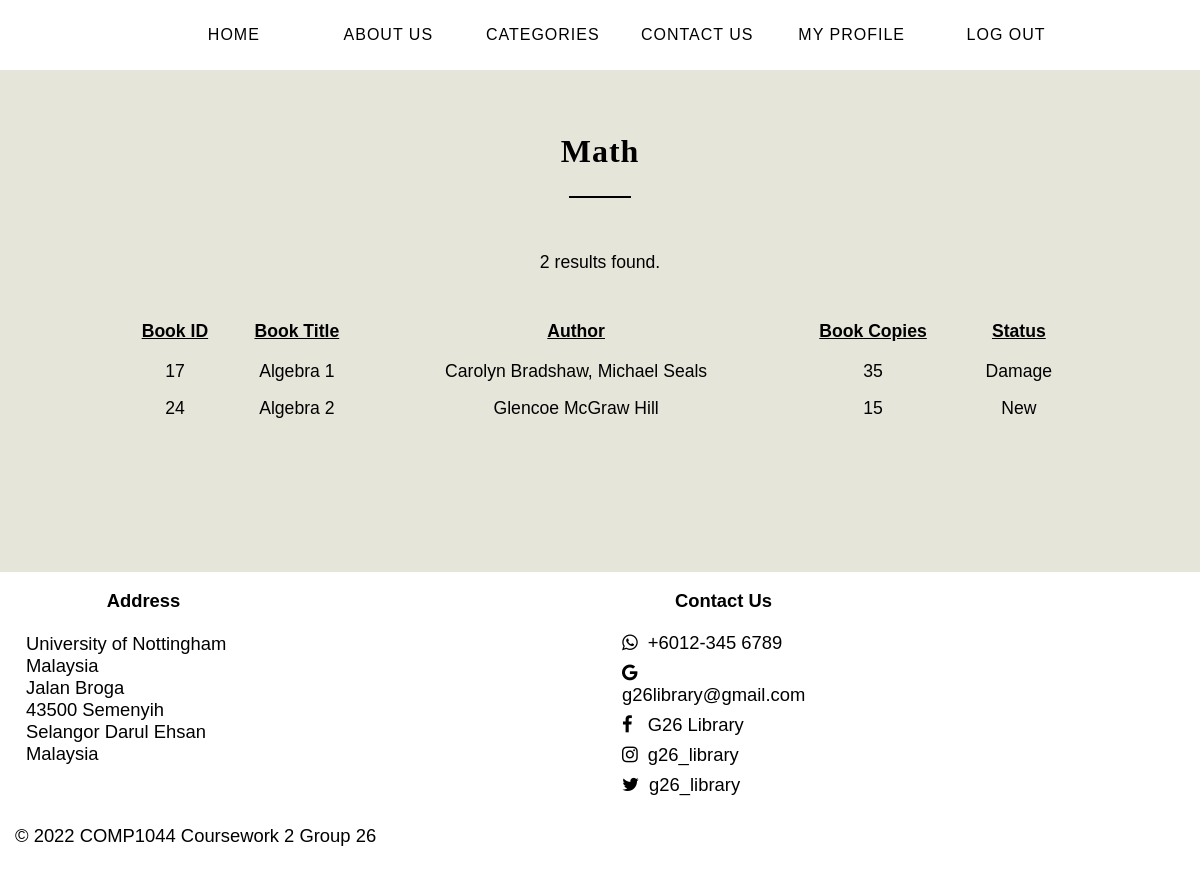
The app's page /math.php with its own data.
### tables this page shows
CREATE TABLE `book` (
  `book_id` int(8) NOT NULL,
  `book_title` varchar(80) NOT NULL,
  `category_id` int(8) NOT NULL,
  `author` varchar(80) NOT NULL,
  `book_copies` int(8) NOT NULL,
  `book_publisher` varchar(80) NOT NULL,
  `publisher_city` varchar(80) NOT NULL,
  `isbn` varchar(80) NOT NULL,
  `copyright_year` int(8) NOT NULL,
  `date_receive` date NOT NULL,
  `date_added` date NOT NULL,
  `status` varchar(80) NOT NULL
);

### math.php (the view, shortened to what this page needs)
<!DOCTYPE html>
<html lang="en">
<head>
	<link rel="stylesheet" href="template.css">
	<link rel="stylesheet" href="form-template.css">
	<link rel="stylesheet" href="https://cdnjs.cloudflare.com/ajax/libs/font-awesome/4.7.0/css/font-awesome.min.css">
</head>
<body>
	<nav>
		<ul>
			<li><a href="home.html">Home</a></li>
			<li><a href="aboutus.html">About Us</a></li>
			<li><a href="categories.html">Categories</a></li>
			<li><a href="#contact-link">Contact Us</a></li>
			<li><a href="profile.php">My Profile</a></li>
			<li><a href="login.html">Log Out</a></li>
		</ul>
	</nav>
	<br><br>
	<h2 class="page-title-heading">Math</h2>
	<hr class="page-heading-horizontal-line">
	<br><br>
	<?php
	$conn = new mysqli("localhost","root","","library");
	$sql = "SELECT * from `book` WHERE book.category_id = 3";
	$result = $conn->query($sql);
	if($result->num_rows > 0) {
		if($result->num_rows == 1) {
			echo "<div class='search-result' style='text-align: center'>";
			echo "1 result found.";
			echo "</div><br><br>";
		} else {
			echo "<div class='search-result' style='text-align: center'>";
			echo $result->num_rows." results found.";
			echo "</div><br><br>";
		}
		echo "<table id='bookTable'><tr><th>Book ID</th><th>Book Title</th><th>Author</th><th>Book Copies</th><th>Status</th></tr>";
		while($row = $result->fetch_assoc()) {
			echo "<tr><td>".$row["book_id"]."</td><td>".$row["book_title"]."</td><td>".$row["author"]."</td><td>".$row["book_copies"]."</td><td>".$row["status"]."</td></tr>";
		}
		echo "</table>";
	} else {
		echo "<div class='search-result' style='text-align: center'>";
		echo "No book in current category.";
		echo "</div>";
	}
	?>
	<br><br><br><br>
	<br><br><br><br>
	<footer id="contact-link">
	<table class="footerTable">
		<tr>
			<th>Address</th>
			<th>Contact Us</th>
		</tr>
		<tr>
			<td>University of Nottingham Malaysia<br>Jalan Broga<br>43500 Semenyih<br>Selangor Darul Ehsan<br>Malaysia<br><br></td>
			<td><i class="fa fa-whatsapp"></i>+6012-345 6789<br><i class="fa fa-google"></i>g26library@gmail.com<br><i class="fa fa-facebook"></i> G26 Library<br><i class="fa fa-instagram"></i>g26_library<br><i class="fa fa-twitter"></i>g26_library</td>
		</tr>
	</table>
	<p>&copy; 2022 COMP1044 Coursework 2 Group 26</p>
	</footer>
</body>
</html>

### template.css (style rules this page uses)
html { height: 100%; font-family: "Candara", sans-serif; }
body { background-color: #e6e5da; height: 100%; margin: 0; user-select: none; }
nav { background-color: white; overflow: hidden; height: 70px; margin: 0; }
nav ul { text-align: center; }
nav ul li { display: inline-block; list-style-type: none; }
nav a { float: left; text-align: center; padding: 10px 15px; width: 120px; color: black; letter-spacing: 1px; text-decoration: none; text-transform: uppercase; }
footer { background-color: white; overflow: hidden; padding: 7px 15px; font-size: 115%; color: black; }
footer .footerTable { border-spacing: 10px; }
footer .footerTable th,td { padding-right: 350px; }
footer .footerTable i { padding: 10px 10px 0px 0px; }

### form-template.css (style rules this page uses)
.page-title-heading { text-align: center; font-family: "Book Antiqua", serif; font-size: 200%; letter-spacing: 1px; }
.page-heading-horizontal-line { text-align: center; width: 5%; border: 0.8px solid black; background: black; }

### math.php (style rules this page uses)
.search-result { width: 35%; margin: auto; font-size: 110%; line-height: 40px; }
#bookTable { width: 80%; margin: auto; padding: 0px; font-size: 110%; }
#bookTable th { padding-bottom: 10px; text-decoration: underline; }
#bookTable td { padding: 5px; line-height: 25px; text-align: center; }

### records on screen
book: book_id "17", book_title "Algebra 1", author "Carolyn Bradshaw, Michael Seals", book_copies "35", status "Damage"
book: book_id "24", book_title "Algebra 2", author "Glencoe McGraw Hill", book_copies "15", status "New"

### other values on screen
$result->num_rows "2"
